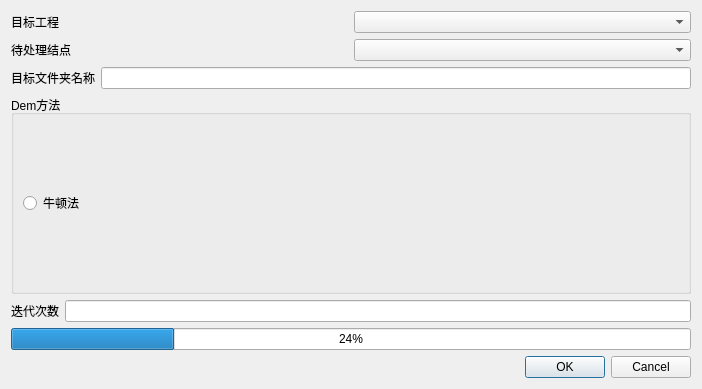
<?xml version="1.0" encoding="UTF-8"?>
<ui version="4.0">
 <class>Dem</class>
 <widget class="QWidget" name="Dem">
  <property name="geometry">
   <rect>
    <x>0</x>
    <y>0</y>
    <width>702</width>
    <height>389</height>
   </rect>
  </property>
  <property name="windowTitle">
   <string>高程反演</string>
  </property>
  <property name="windowIcon">
   <iconset resource="../resources/SatExplorer.qrc">
    <normaloff>:/SatExplorer/icon/InSARapp.ico</normaloff>:/SatExplorer/icon/InSARapp.ico</iconset>
  </property>
  <layout class="QVBoxLayout" name="verticalLayout">
   <item>
    <layout class="QHBoxLayout" name="horizontalLayout_2">
     <item>
      <widget class="QLabel" name="projectlabel">
       <property name="text">
        <string>目标工程</string>
       </property>
      </widget>
     </item>
     <item>
      <widget class="QComboBox" name="comboBox"/>
     </item>
    </layout>
   </item>
   <item>
    <layout class="QHBoxLayout" name="horizontalLayout">
     <item>
      <widget class="QLabel" name="Inputlabel_2">
       <property name="text">
        <string>待处理结点</string>
       </property>
      </widget>
     </item>
     <item>
      <widget class="QComboBox" name="comboBox_2"/>
     </item>
    </layout>
   </item>
   <item>
    <layout class="QHBoxLayout" name="horizontalLayout_4">
     <item>
      <widget class="QLabel" name="label">
       <property name="text">
        <string>目标文件夹名称</string>
       </property>
      </widget>
     </item>
     <item>
      <widget class="QLineEdit" name="file_name"/>
     </item>
    </layout>
   </item>
   <item>
    <widget class="QGroupBox" name="DemTypegroupBox">
     <property name="minimumSize">
      <size>
       <width>600</width>
       <height>100</height>
      </size>
     </property>
     <property name="title">
      <string>Dem方法</string>
     </property>
     <layout class="QHBoxLayout" name="horizontalLayout_5">
      <item>
       <widget class="QRadioButton" name="NewtonButton">
        <property name="text">
         <string>牛顿法</string>
        </property>
       </widget>
      </item>
     </layout>
    </widget>
   </item>
   <item>
    <layout class="QHBoxLayout" name="horizontalLayout_3">
     <item>
      <widget class="QLabel" name="times_label">
       <property name="text">
        <string>迭代次数</string>
       </property>
      </widget>
     </item>
     <item>
      <widget class="QLineEdit" name="times"/>
     </item>
    </layout>
   </item>
   <item>
    <widget class="QProgressBar" name="progressBar">
     <property name="minimumSize">
      <size>
       <width>0</width>
       <height>0</height>
      </size>
     </property>
     <property name="value">
      <number>24</number>
     </property>
    </widget>
   </item>
   <item>
    <widget class="QDialogButtonBox" name="buttonBox">
     <property name="standardButtons">
      <set>QDialogButtonBox::Cancel|QDialogButtonBox::Ok</set>
     </property>
    </widget>
   </item>
  </layout>
 </widget>
 <resources>
  <include location="../resources/SatExplorer.qrc"/>
 </resources>
 <connections/>
</ui>
